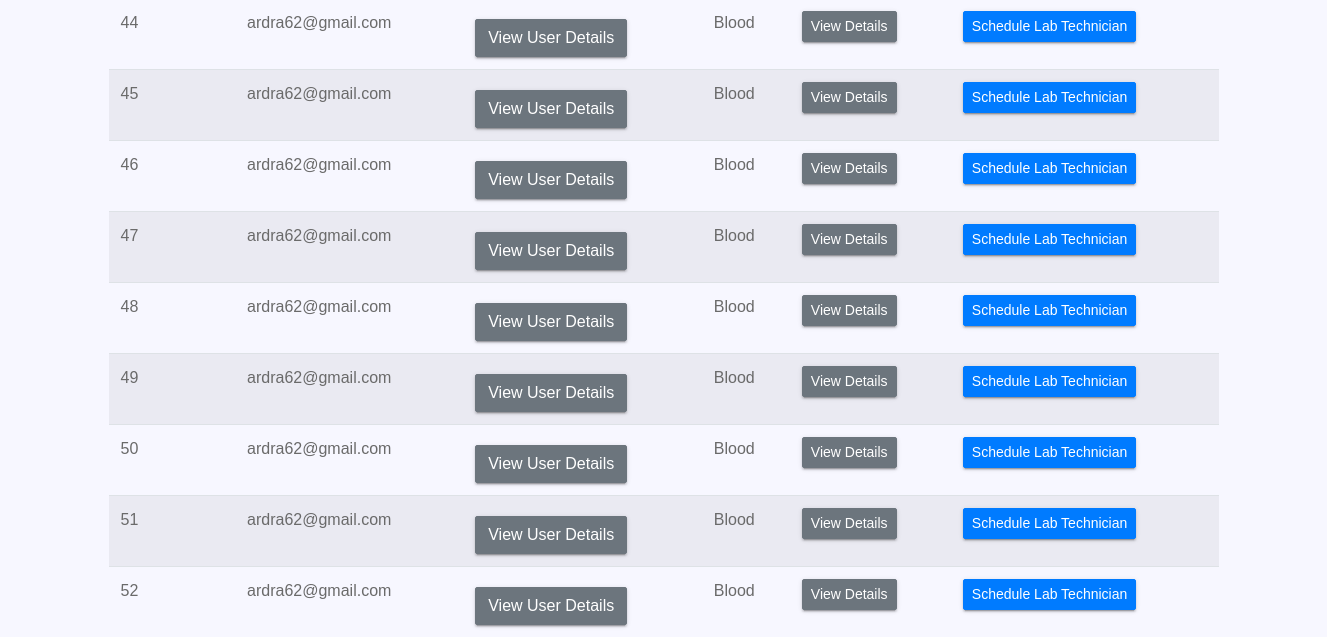
The app's page /bookings/ (signed in, lower part), older data.
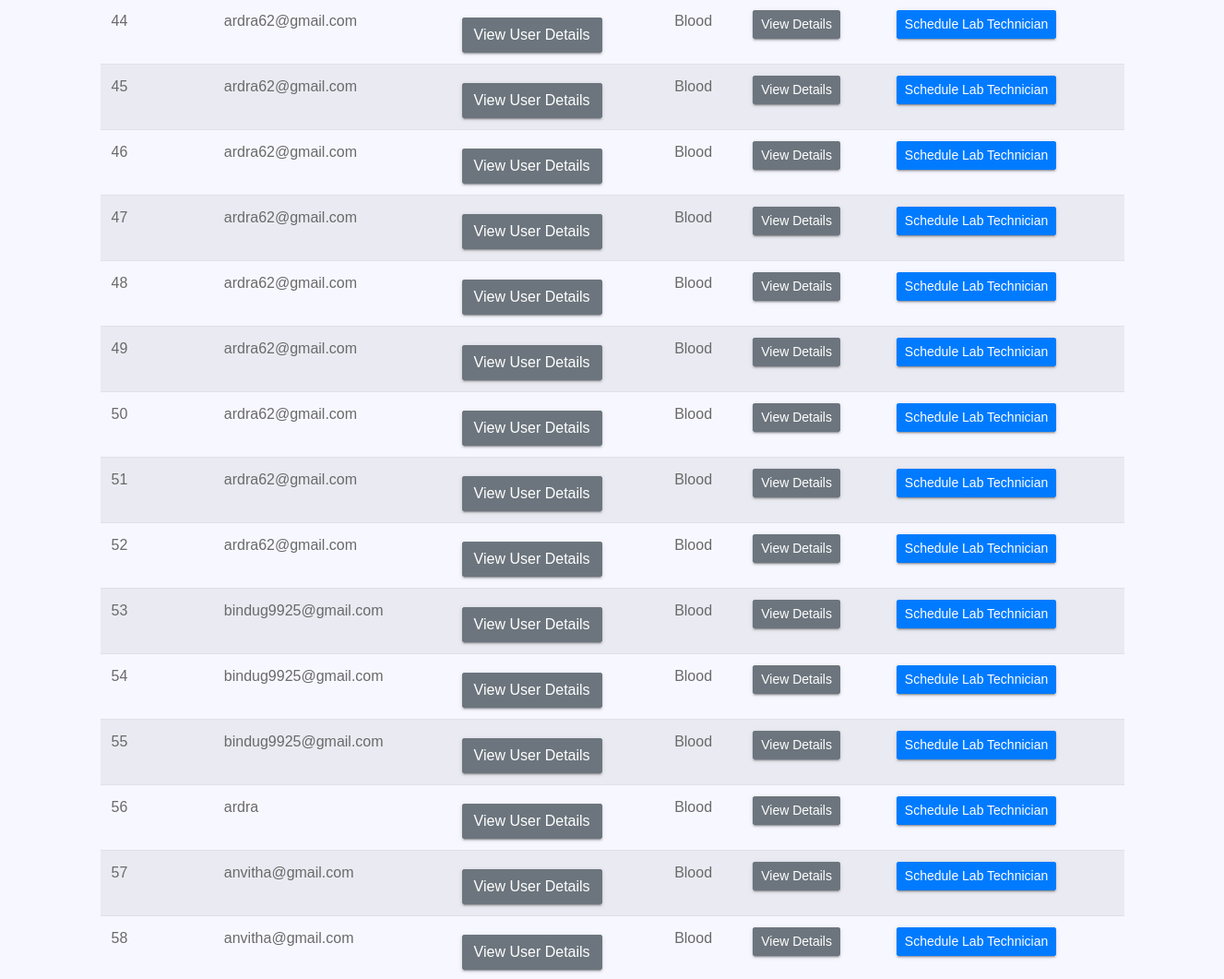
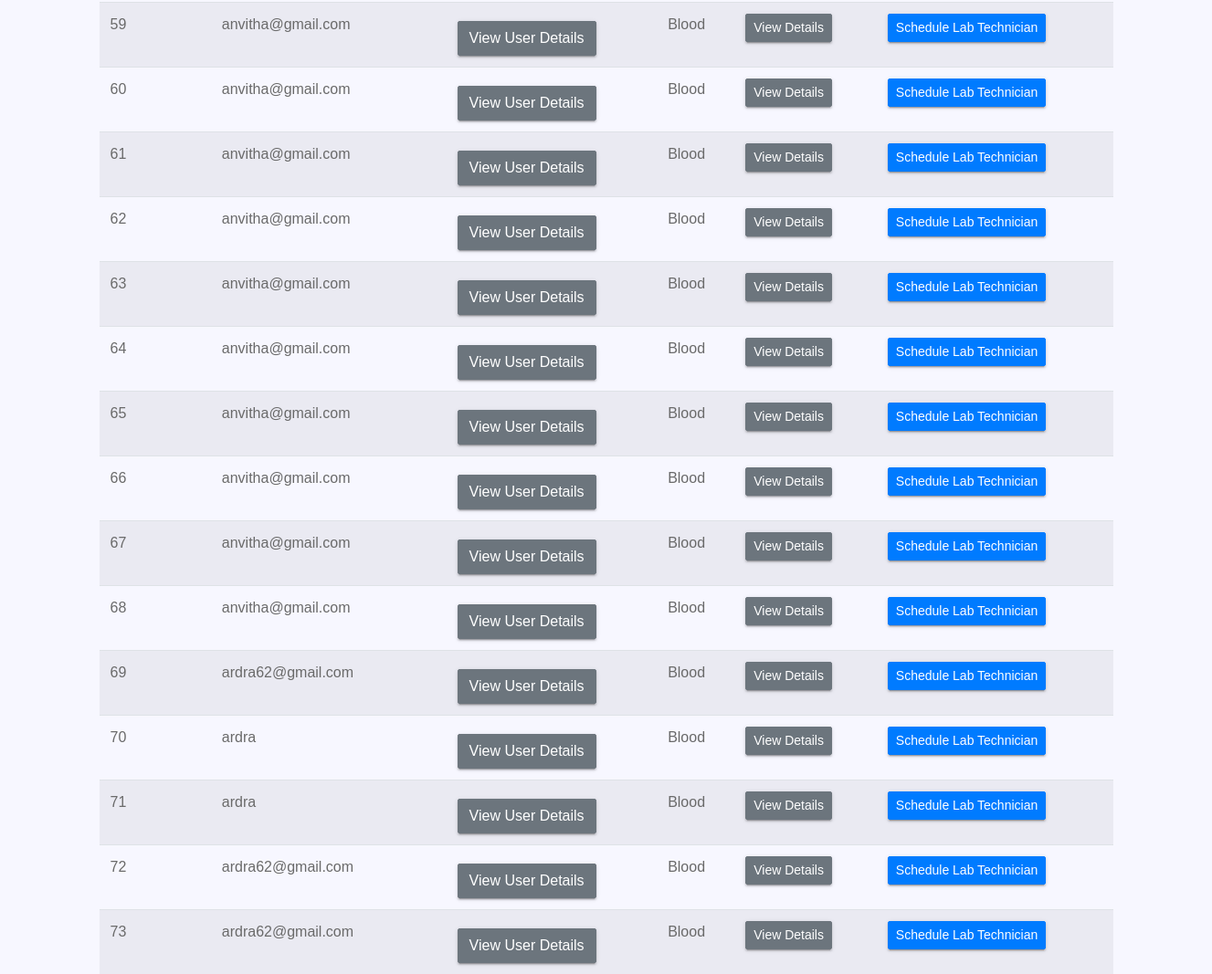
The same page, newer data (2 pictures, top to bottom).
### myapp/models.py (models this page shows, shortened)
class Booking(models.Model):
    user = models.ForeignKey(settings.AUTH_USER_MODEL, on_delete=models.CASCADE)
    appointment_date = models.DateField()
    appointment_time = models.TimeField()
    STATUS_CHOICES = [
        ('pending', 'Pending'),
        ('scheduled', 'Scheduled'),
        ('collected', 'Collected'),
        ('test done', 'Test Done'),
    ]
    status = models.CharField(max_length=20, choices=STATUS_CHOICES, default='pending')
    test = models.ForeignKey(TestName, on_delete=models.CASCADE)
    test_types = models.ManyToManyField(TestType, related_name='bookings')
    home_collection = models.ForeignKey(
        HomeCollection,
        on_delete=models.SET_NULL,  # Allows the reference to be null if no home collection is involved
        null=True,
        blank=True,
        related_name='bookings'
    )

class User(AbstractUser):
    GENDER_CHOICES = [
        ('male', 'Male'),
        ('female', 'Female'),
        ('other', 'Other'),
    ]
    gender = models.CharField(
        max_length=10,
        blank=True,
        choices=GENDER_CHOICES
    )
    dob = models.DateField(null=True, blank=True)
    phone = models.CharField(max_length=15, null=True, blank=True)
    email = models.EmailField(unique=True)  # Ensure email is unique
    role = models.IntegerField(default=0)
    face_image = models.ImageField(upload_to='face_images/', null=True, blank=True)

class TestName(models.Model):
    name_id = models.AutoField(primary_key=True)
    test_name = models.CharField(max_length=50)
    lad_id = models.ForeignKey(UserProfile, on_delete=models.CASCADE)
    def __str__(self):
        return self.test_name

### myapp/views.py (the view)
# urls.py: path('bookings/', views.booking_list_view, name='booking_list_view'),
@never_cache
@login_required
def booking_list_view(request):
    bookings = Booking.objects.all()
    return render(request, 'lab/booking_detail.html', {'bookings': bookings})

### templates/lab/booking_detail.html (shortened to what this page needs)
{% load static %}
<!doctype html>
<html lang="en">
<head>
    <link rel="stylesheet" href="{% static 'assets/css/bootstrap.min.css' %}">
    <link rel="stylesheet" href="{% static 'assets/css/fontawsom-all.min.css' %}">
    <link rel="stylesheet" href="{% static 'assets/plugins/slider/css/owl.carousel.min.css' %}">
    <link rel="stylesheet" href="{% static 'assets/plugins/slider/css/owl.theme.default.css' %}">
    <link rel="stylesheet" type="text/css" href="{% static 'assets/css/style.css' %}" />
</head>
<body>
    <br><br><br><br><div class="container mt-5">
        <table class="table table-striped">
            <tbody>
                {% for booking in bookings %}
                <tr>
                    <td>{{ forloop.counter }}</td>
                    <td>{{ booking.user }}</td>
                    <td>
                        <a href="{% url 'user_details' booking.user.id %}" class="btn btn-secondary mt-2">View User Details</a>
                    </td>
                    <td>{{ booking.test }}</td>
                    <td>
                        <a href="{% url 'view_booking_details' booking.id %}" class="btn btn-secondary btn-sm">View Details</a>
                    </td>
                    <td>
                        <a href="{% url 'schedule_lab_technician' booking.id %}" class="btn btn-primary btn-sm">Schedule Lab Technician</a>
                    </td>
                </tr>
                {% endfor %}
            </tbody>
        </table>
    </div>
</body>
</html>

Row changes from the older to the newer data that the page shows:
added Booking: user "bindug9925@gmail.com", test "Blood"
added Booking: user "bindug9925@gmail.com", test "Blood"
added Booking: user "bindug9925@gmail.com", test "Blood"
added Booking: user "ardra", test "Blood"
added Booking: user "anvitha@gmail.com", test "Blood"
added Booking: user "anvitha@gmail.com", test "Blood"
added Booking: user "anvitha@gmail.com", test "Blood"
added Booking: user "anvitha@gmail.com", test "Blood"
added Booking: user "anvitha@gmail.com", test "Blood"
added Booking: user "anvitha@gmail.com", test "Blood"
added Booking: user "anvitha@gmail.com", test "Blood"
added Booking: user "anvitha@gmail.com", test "Blood"
added Booking: user "anvitha@gmail.com", test "Blood"
added Booking: user "anvitha@gmail.com", test "Blood"
added Booking: user "anvitha@gmail.com", test "Blood"
added Booking: user "anvitha@gmail.com", test "Blood"
added Booking: user "ardra62@gmail.com", test "Blood"
added Booking: user "ardra", test "Blood"
added Booking: user "ardra", test "Blood"
added Booking: user "ardra62@gmail.com", test "Blood"
added Booking: user "ardra62@gmail.com", test "Blood"
